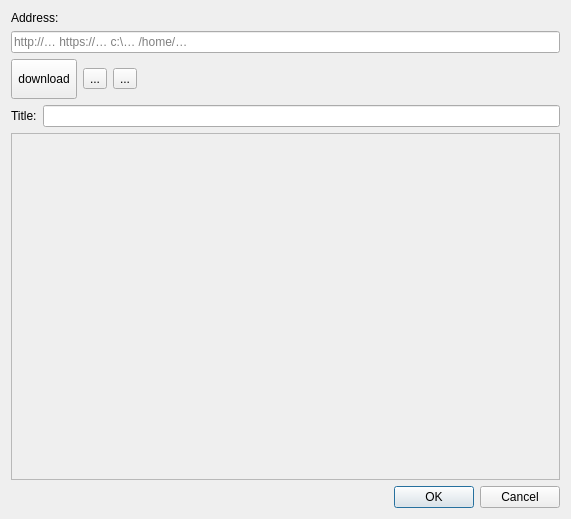
<?xml version="1.0" encoding="UTF-8"?>
<ui version="4.0">
 <class>ImageSelectorDialog</class>
 <widget class="QDialog" name="ImageSelectorDialog">
  <property name="geometry">
   <rect>
    <x>0</x>
    <y>0</y>
    <width>571</width>
    <height>519</height>
   </rect>
  </property>
  <property name="windowTitle">
   <string>Open Image</string>
  </property>
  <property name="windowIcon">
   <iconset theme="image"/>
  </property>
  <layout class="QVBoxLayout" name="verticalLayout">
   <item>
    <widget class="QLabel" name="label">
     <property name="text">
      <string>Address:</string>
     </property>
    </widget>
   </item>
   <item>
    <widget class="QLineEdit" name="m_textEdit">
     <property name="placeholderText">
      <string>http://… https://… c:\… /home/…</string>
     </property>
    </widget>
   </item>
   <item>
    <layout class="QHBoxLayout" name="horizontalLayout">
     <item>
      <widget class="QToolButton" name="m_downloadPush">
       <property name="minimumSize">
        <size>
         <width>40</width>
         <height>40</height>
        </size>
       </property>
       <property name="text">
        <string>download</string>
       </property>
       <property name="icon">
        <iconset theme="emblem-downloads">
         <normaloff>.</normaloff>.</iconset>
       </property>
       <property name="iconSize">
        <size>
         <width>32</width>
         <height>32</height>
        </size>
       </property>
      </widget>
     </item>
     <item>
      <widget class="QToolButton" name="m_pasteBtn">
       <property name="text">
        <string>...</string>
       </property>
       <property name="icon">
        <iconset theme="edit-paste">
         <normaloff>.</normaloff>.</iconset>
       </property>
       <property name="iconSize">
        <size>
         <width>32</width>
         <height>32</height>
        </size>
       </property>
      </widget>
     </item>
     <item>
      <widget class="QToolButton" name="m_openBtn">
       <property name="text">
        <string>...</string>
       </property>
       <property name="icon">
        <iconset theme="document-open">
         <normaloff>.</normaloff>.</iconset>
       </property>
       <property name="iconSize">
        <size>
         <width>32</width>
         <height>32</height>
        </size>
       </property>
      </widget>
     </item>
     <item>
      <spacer name="horizontalSpacer">
       <property name="orientation">
        <enum>Qt::Horizontal</enum>
       </property>
       <property name="sizeHint" stdset="0">
        <size>
         <width>40</width>
         <height>20</height>
        </size>
       </property>
      </spacer>
     </item>
    </layout>
   </item>
   <item>
    <layout class="QHBoxLayout" name="horizontalLayout_2">
     <item>
      <widget class="QLabel" name="label_2">
       <property name="text">
        <string>Title:</string>
       </property>
      </widget>
     </item>
     <item>
      <widget class="QLineEdit" name="m_titleLineEdit"/>
     </item>
    </layout>
   </item>
   <item>
    <widget class="QScrollArea" name="scrollArea">
     <property name="verticalScrollBarPolicy">
      <enum>Qt::ScrollBarAlwaysOff</enum>
     </property>
     <property name="horizontalScrollBarPolicy">
      <enum>Qt::ScrollBarAlwaysOff</enum>
     </property>
     <property name="widgetResizable">
      <bool>false</bool>
     </property>
     <property name="alignment">
      <set>Qt::AlignCenter</set>
     </property>
     <widget class="QWidget" name="scrollAreaWidgetContents">
      <property name="geometry">
       <rect>
        <x>90</x>
        <y>46</y>
        <width>370</width>
        <height>241</height>
       </rect>
      </property>
      <layout class="QVBoxLayout" name="verticalLayout_2"/>
     </widget>
    </widget>
   </item>
   <item>
    <widget class="QDialogButtonBox" name="buttonBox">
     <property name="orientation">
      <enum>Qt::Horizontal</enum>
     </property>
     <property name="standardButtons">
      <set>QDialogButtonBox::Cancel|QDialogButtonBox::Ok</set>
     </property>
    </widget>
   </item>
  </layout>
  <action name="m_downloadAct">
   <property name="checkable">
    <bool>true</bool>
   </property>
   <property name="icon">
    <iconset theme="emblem-downloads">
     <normaloff>.</normaloff>.</iconset>
   </property>
   <property name="text">
    <string>Download</string>
   </property>
  </action>
  <action name="m_pasteAct">
   <property name="checkable">
    <bool>true</bool>
   </property>
   <property name="icon">
    <iconset theme="edit-paste">
     <normaloff>.</normaloff>.</iconset>
   </property>
   <property name="text">
    <string>Paste</string>
   </property>
   <property name="toolTip">
    <string>Paste from Clipboard</string>
   </property>
   <property name="shortcut">
    <string>Ctrl+V</string>
   </property>
  </action>
  <action name="m_openFileAct">
   <property name="checkable">
    <bool>true</bool>
   </property>
   <property name="icon">
    <iconset theme="document-open">
     <normaloff>.</normaloff>.</iconset>
   </property>
   <property name="text">
    <string>OpenFile</string>
   </property>
   <property name="toolTip">
    <string>Open file from your hard drive</string>
   </property>
  </action>
 </widget>
 <resources/>
 <connections/>
</ui>
